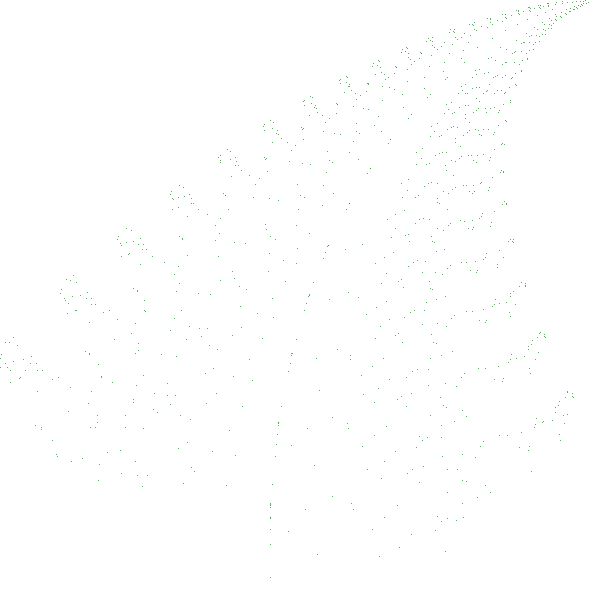
Frame 1 (no input)
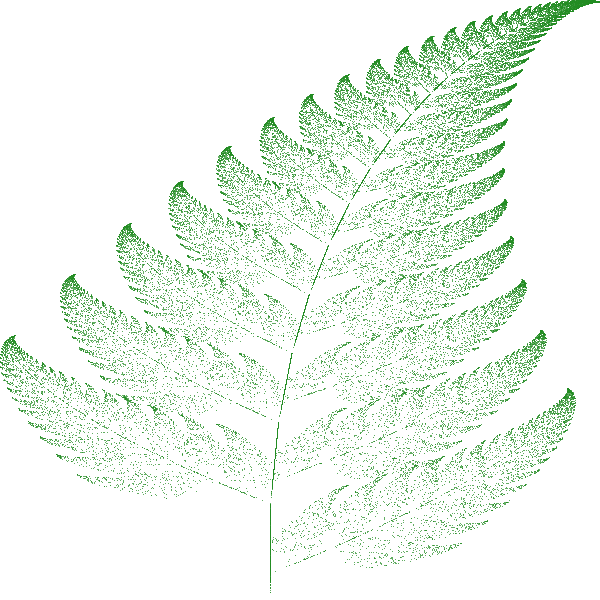
Frame 60 (the mouse pressed at the canvas centre just before this capture)
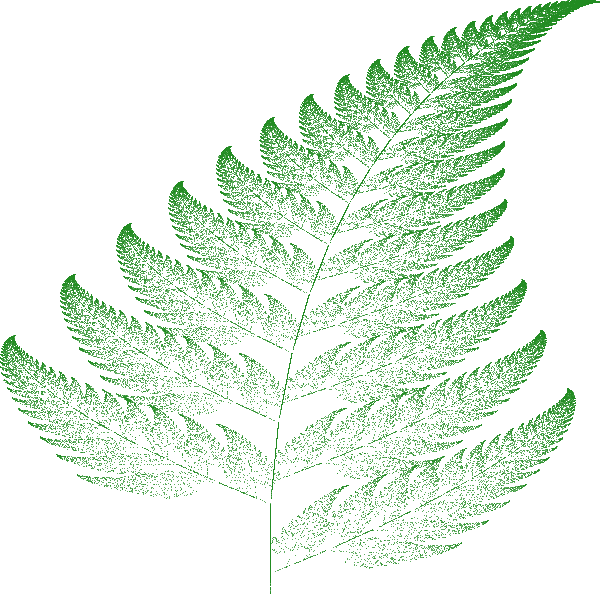
Frame 120 (the mouse held since frame 60 and released just before this capture)

The Processing sketch that drew these frames (run headless with seeded random() and noise(); from frame 60 on, the mouse is pressed at the canvas centre):

// Processing sketch: Barnsley_Fern
// ── Barnsley_Fern.pde
/*
    Barnsley Fern for Processing 3.4
*/

// declaring variables x and y
float x, y;

// creating canvas
void setup() {
  size(600, 600);
  background(255);
}

/* setting stroke,  mapping canvas and then
   plotting the points */
void drawPoint() {
  stroke(34, 139, 34);
  strokeWeight(1);
  float px = map(x, -2.1820, 2.6558, 0, width);
  float py = map(y, 0, 9.9983, height, 0);
  point(px, py);
}

/* algorithm for calculating value of (n+1)th
   term of x and y based on the transformation
   matrices */
void nextPoint() {
  float nextX, nextY;
  float r = random(1);
  if (r < 0.01) {
    nextX =  0;
    nextY =  0.16 * y;
  } else if (r < 0.86) {
    nextX =  0.85 * x + 0.04 * y;
    nextY = -0.04 * x + 0.85 * y + 1.6;
  } else if (r < 0.93) {
    nextX =  0.20 * x - 0.26 * y;
    nextY =  0.23 * x + 0.22 * y + 1.6;
  } else {
    nextX = -0.15 * x + 0.28 * y;
    nextY =  0.26 * x + 0.24 * y + 0.44;
  }
  x = nextX;
  y = nextY;
}

/* iterate the plotting and calculation
   functions over a loop */
void draw() {
  for (int i = 0; i < 1000; i++) {
    drawPoint();
    nextPoint();
  }
}
